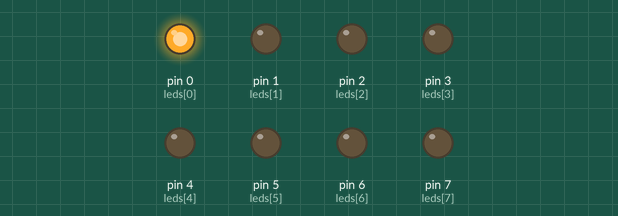
This sketch was run on a simulated Arduino Uno, built with avr-gcc and run on an emulated ATmega328P. Parts: output pins drawn as LEDs (lit = HIGH).

Above: at 0.1 s.
At 0.7 s:
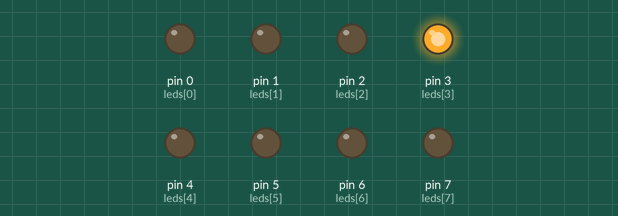
At 1.1 s:
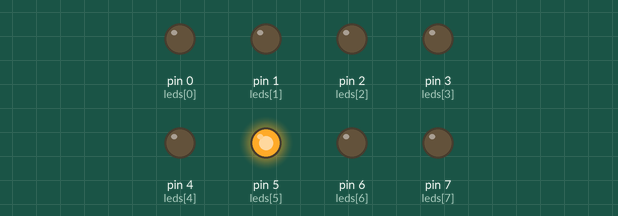
At 1.5 s:
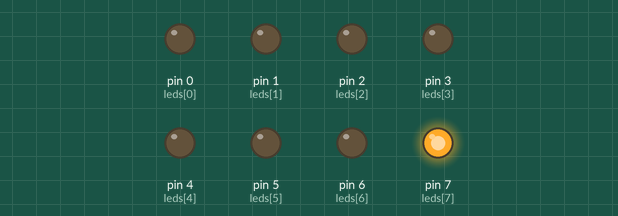
At 2.5 s:
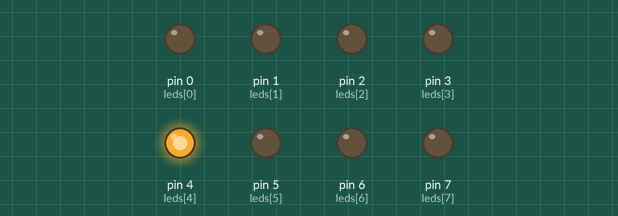
At 3.5 s:
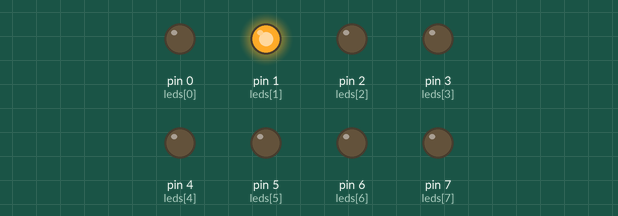
Timing chart, 0 to 3.8 s (numbered marks = the images above):
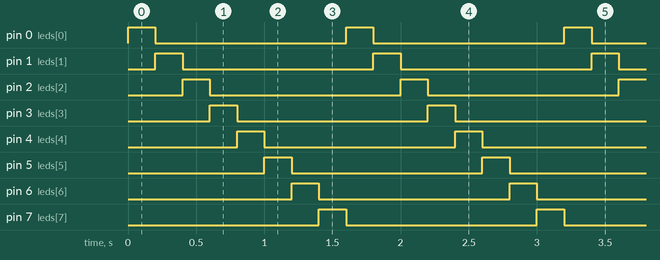

The sketch:

job7.ino
```cpp
// C++ code
// Les LED clignotent l'une après l'autre

const int leds[] = {0, 1, 2, 3, 4, 5, 6, 7};

void setup() {
  for (int i = 0; i < 8; i++) {
    pinMode(leds[i], OUTPUT);
  }
}

void loop() {
  for (int i = 0; i < 8; i++) {
    digitalWrite(leds[i], HIGH);
    delay(200);
    digitalWrite(leds[i], LOW);
  }
}
```

Measured:
- by itself, pin 0 (leds[0]), pin 1 (leds[1]), pin 2 (leds[2]), pin 3 (leds[3]), pin 4 (leds[4]), pin 5 (leds[5]), pin 6 (leds[6]), pin 7 (leds[7]): alternates HIGH for 0.20 s and LOW for 1.4 s
- by itself, everything shown: repeats every 1.6 s, in 8 steps
